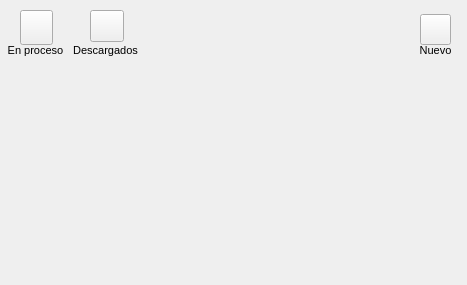
<?xml version="1.0" encoding="UTF-8"?>
<ui version="4.0">
 <class>Form</class>
 <widget class="QWidget" name="Form">
  <property name="geometry">
   <rect>
    <x>0</x>
    <y>0</y>
    <width>467</width>
    <height>285</height>
   </rect>
  </property>
  <property name="windowTitle">
   <string>Form</string>
  </property>
  <widget class="QPushButton" name="btn_nuevo">
   <property name="geometry">
    <rect>
     <x>420</x>
     <y>14</y>
     <width>31</width>
     <height>31</height>
    </rect>
   </property>
   <property name="styleSheet">
    <string notr="true">border-image: url(:/prefijoNuevo/IMAGENES_creador/icon_newCuestionario.png);</string>
   </property>
   <property name="text">
    <string/>
   </property>
  </widget>
  <widget class="QLabel" name="label_11">
   <property name="geometry">
    <rect>
     <x>410</x>
     <y>40</y>
     <width>51</width>
     <height>20</height>
    </rect>
   </property>
   <property name="font">
    <font>
     <pointsize>8</pointsize>
    </font>
   </property>
   <property name="text">
    <string>Nuevo</string>
   </property>
   <property name="alignment">
    <set>Qt::AlignCenter</set>
   </property>
  </widget>
  <widget class="QStackedWidget" name="listWidget">
   <property name="geometry">
    <rect>
     <x>10</x>
     <y>60</y>
     <width>451</width>
     <height>221</height>
    </rect>
   </property>
   <property name="toolTipDuration">
    <number>0</number>
   </property>
   <property name="styleSheet">
    <string notr="true"/>
   </property>
   <property name="frameShape">
    <enum>QFrame::NoFrame</enum>
   </property>
   <property name="frameShadow">
    <enum>QFrame::Plain</enum>
   </property>
   <property name="currentIndex">
    <number>-1</number>
   </property>
  </widget>
  <widget class="QPushButton" name="btn_descargados">
   <property name="geometry">
    <rect>
     <x>90</x>
     <y>10</y>
     <width>34</width>
     <height>32</height>
    </rect>
   </property>
   <property name="styleSheet">
    <string notr="true">border-image: url(:/prefijoNuevo/IMAGENES_creador/icons8-downloads-folder-40.png);</string>
   </property>
   <property name="text">
    <string/>
   </property>
  </widget>
  <widget class="QLabel" name="label_12">
   <property name="geometry">
    <rect>
     <x>70</x>
     <y>40</y>
     <width>71</width>
     <height>20</height>
    </rect>
   </property>
   <property name="font">
    <font>
     <pointsize>8</pointsize>
    </font>
   </property>
   <property name="text">
    <string>Descargados</string>
   </property>
   <property name="alignment">
    <set>Qt::AlignCenter</set>
   </property>
  </widget>
  <widget class="QPushButton" name="btn_proceso">
   <property name="geometry">
    <rect>
     <x>20</x>
     <y>10</y>
     <width>33</width>
     <height>35</height>
    </rect>
   </property>
   <property name="styleSheet">
    <string notr="true">border-image: url(:/prefijoNuevo/IMAGENES_creador/icon_folder.png);
</string>
   </property>
   <property name="text">
    <string/>
   </property>
  </widget>
  <widget class="QLabel" name="label_13">
   <property name="geometry">
    <rect>
     <x>0</x>
     <y>40</y>
     <width>71</width>
     <height>20</height>
    </rect>
   </property>
   <property name="font">
    <font>
     <pointsize>8</pointsize>
    </font>
   </property>
   <property name="text">
    <string>En proceso</string>
   </property>
   <property name="alignment">
    <set>Qt::AlignCenter</set>
   </property>
  </widget>
 </widget>
 <resources>
  <include location="../../../IMAG.qrc"/>
 </resources>
 <connections/>
</ui>
